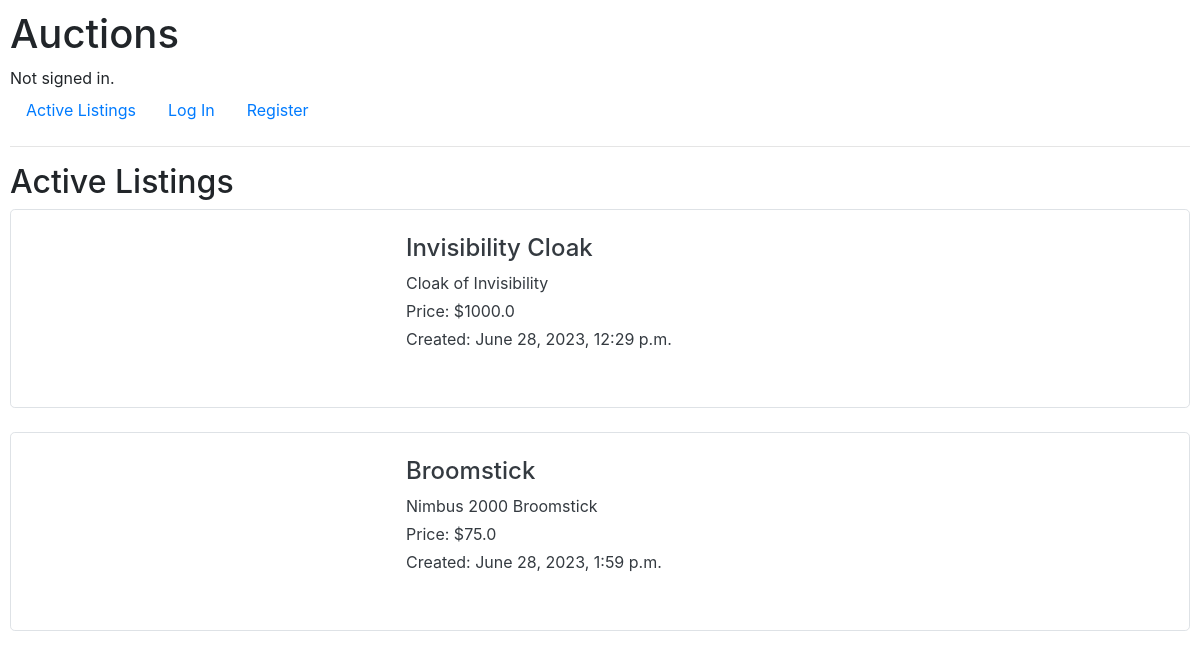
Before: / with the older database file.
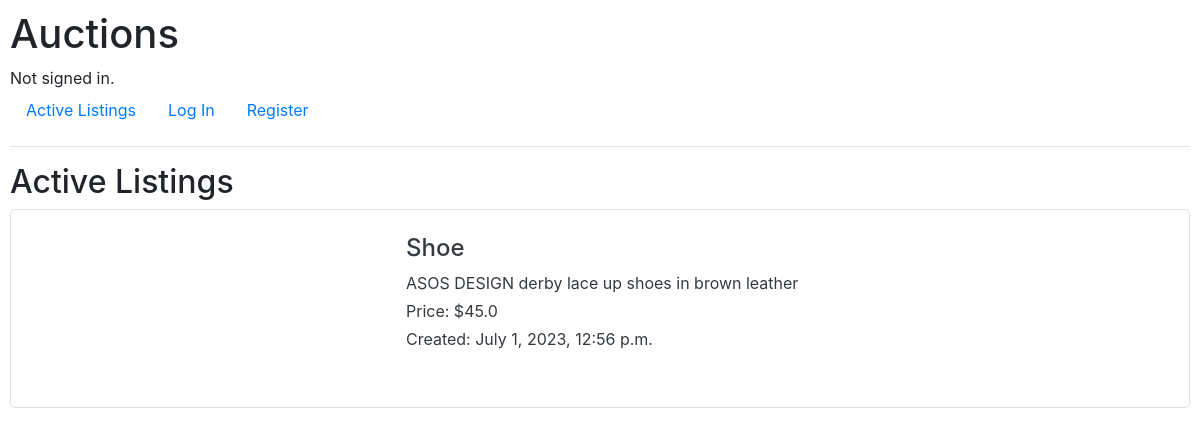
After: the same page with the newer database file.
### auctions/models.py (models this page shows, shortened)
class TimeStamp(models.Model):
    created_at = models.DateTimeField(auto_now_add=True)
    updated_at = models.DateTimeField(auto_now=True)
    class Meta:
        abstract = True

class Listing(TimeStamp):
    title = models.CharField(max_length=64)
    description = models.TextField()
    starting_bid = models.FloatField()
    image_url = models.URLField(null=True, blank=True)
    category = models.CharField(max_length=64, null=True, blank=True)
    user = models.ForeignKey(User, on_delete=models.CASCADE, related_name="listings")
    active = models.BooleanField(default=True)
    winner = models.IntegerField(blank=True, null=True)

### auctions/views.py (the view)
# urls.py: path("", views.index, name="index"),
def index(request):
    if "watchlist" not in request.session:
        request.session["watchlist"] = []
    return render(request, "auctions/index.html", {
        "listings": Listing.objects.filter(active=True)
    })

### auctions/templates/auctions/index.html (shortened to what this page needs)
{% extends "auctions/layout.html" %}
{% block body %}
    <h2>Active Listings</h2>
    {% for listing in listings %}
        <a href="{% url 'listing' listing.id %}" class="text-decoration-none">
            <div class="listing border mb-4 rounded-lg">
                <div class="left">
                </div>
                <div class="right">
                    <h4 class="text-dark">{{ listing.title }}</h4>
                    <p class="mb-1 text-dark">{{ listing.description }}</p>
                    <p class="text-dark mb-1">Price: ${{ listing.starting_bid }}</p>
                    <p class="text-dark mb-0">Created: {{ listing.created_at }}</p>
                </div>
            </div>
        </a>
    {% empty %}
        <div>No Active Listings</div>
    {% endfor %}
{% endblock %}

### auctions/templates/auctions/layout.html (shortened to what this page needs)
{% load static %}
<!DOCTYPE html>
<html lang="en">
    <head>
        <link rel="stylesheet" href="https://stackpath.bootstrapcdn.com/bootstrap/4.4.1/css/bootstrap.min.css">
        <link href="{% static 'auctions/styles.css' %}" rel="stylesheet">
    </head>
    <body>
        <h1>Auctions</h1>
        <div>
            {% if user.is_authenticated %}
                Signed in as <strong>{{ user.username }}</strong>.
            {% else %}
                Not signed in.
            {% endif %}
        </div>
        <ul class="nav">
            <li class="nav-item">
                <a class="nav-link" href="{% url 'index' %}">Active Listings</a>
            </li>
            {% if user.is_authenticated %}
                <li class="nav-item">
                    <a class="nav-link" href="{% url 'create' %}">Create Listing</a>
                </li>
                <li class="nav-item">
                    <a class="nav-link" href="{% url 'watchlist' %}">Watchlist</a>
                </li>
                <li class="nav-item">
                    <a class="nav-link" href="{% url 'categories' %}">Categories</a>
                </li>
                <li class="nav-item">
                    <a class="nav-link" href="{% url 'logout' %}">Log Out</a>
                </li>
            {% else %}
                <li class="nav-item">
                    <a class="nav-link" href="{% url 'login' %}">Log In</a>
                </li>
                <li class="nav-item">
                    <a class="nav-link" href="{% url 'register' %}">Register</a>
                </li>
            {% endif %}
        </ul>
        <hr>
        {% block body %}
        {% endblock %}
    </body>
</html>

### auctions/static/auctions/styles.css (style rules this page uses)
body { padding: 10px; }
.listing { display: flex; padding: 1.5rem; }
.listing .left { width: 30%; }
.listing .right { width: 70%; padding: 2rem; padding-top: 0; }

Changed rows visible on the page:
removed Listing: title "Invisibility Cloak", description "Cloak of Invisibility", starting_bid "1000.0", created_at "June 28, 2023, 12:29 p.m."
removed Listing: title "Broomstick", description "Nimbus 2000 Broomstick", starting_bid "75.0", created_at "June 28, 2023, 1:59 p.m."
added Listing: title "Shoe", description "ASOS DESIGN derby lace up shoes in brown leather", starting_bid "45.0", created_at "July 1, 2023, 12:56 p.m."
